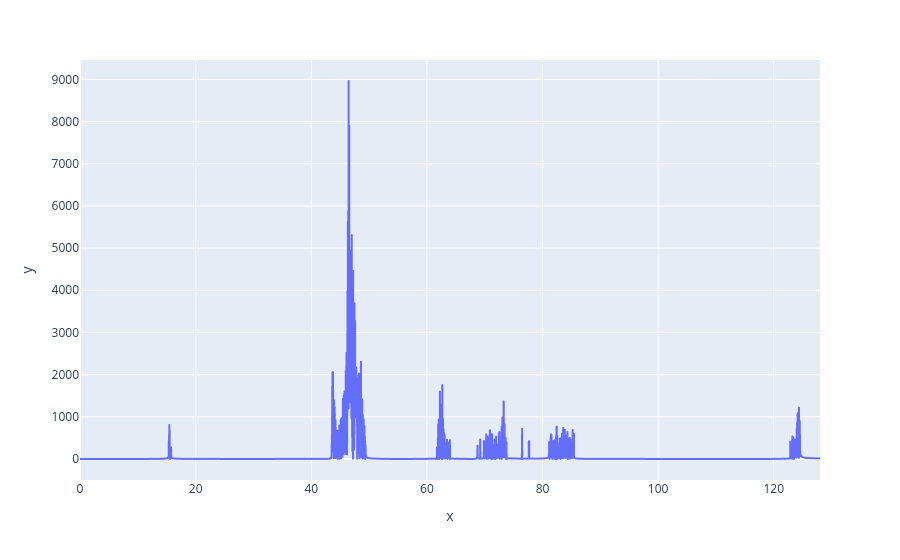

The notebook cell this image was saved under:
### Code cell
s = signal.to_dft_spectrum()
px.line(x=s.frequencies, y=s.magnitudes)

### Figure 1 — Plotly figure (JSON) as saved in the notebook; plotly's stock layout.template omitted (floating-point values rounded to 4 significant figures; data arrays with more than 128 entries replaced by an {"elided": "..."} marker saying what was removed)
{"data": [{"hovertemplate": "x=%{x}<br>y=%{y}<extra></extra>", "legendgroup": "", "line": {"color": "#636efa", "dash": "solid"}, "marker": {"symbol": "circle"}, "mode": "lines", "name": "", "showlegend": false, "type": "scattergl", "x": {"elided": "8193 float values"}, "xaxis": "x", "y": {"elided": "8193 float values"}, "yaxis": "y"}], "layout": {"legend": {"tracegroupgap": 0}, "margin": {"t": 60}, "xaxis": {"anchor": "y", "domain": [0, 1], "title": {"text": "x"}}, "yaxis": {"anchor": "x", "domain": [0, 1], "title": {"text": "y"}}}}
